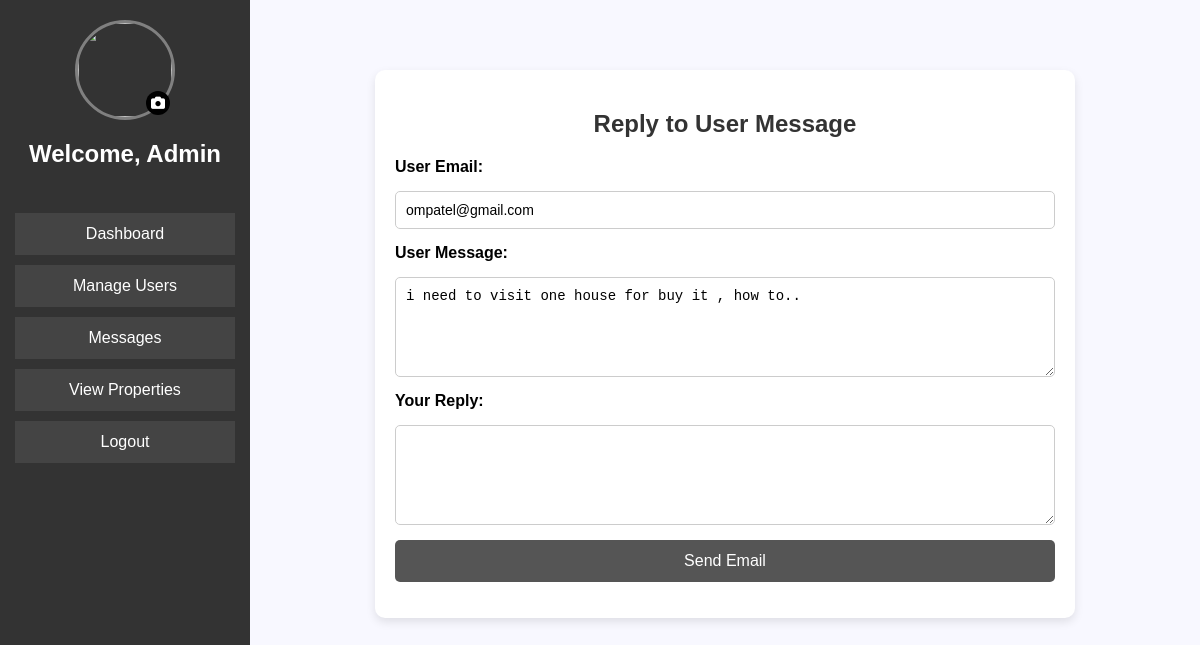
Screenshot of /admin/reply_message.php?message_id=5 (signed in) with the database file from the repository.
### tables this page shows
CREATE TABLE IF NOT EXISTS `messages` (
  `id` int NOT NULL AUTO_INCREMENT,
  `name` varchar(100) NOT NULL,
  `email` varchar(150) NOT NULL,
  `message` text NOT NULL,
  `submitted_at` datetime NOT NULL DEFAULT CURRENT_TIMESTAMP,
  `user_id` varchar(20) NOT NULL,
  PRIMARY KEY (`id`),
  KEY `fk_messages_user` (`user_id`)
);

### admin/reply_message.php (the view, shortened to what this page needs)
<?php
include "../components/connect.php";
$message_id = $_GET['message_id'];
$message_query = $conn->query("SELECT * FROM messages WHERE id='$message_id'");
$message_data = $message_query->fetch_assoc();
?>
<!DOCTYPE html>
<html>
<head>
    <link rel="stylesheet" type="text/css" href="../css/admin.css">
    <link rel="stylesheet" href="https://cdnjs.cloudflare.com/ajax/libs/font-awesome/6.4.2/css/all.min.css">
</head>
<body>
    <div class="admin-container">
        <?php include "admin_sidebar.php"; ?>
        <div class="content">
            <div class="email-form">
            <h2>Reply to User Message</h2>
            <form method="post">
                <label>User Email:</label>
                <input type="email" name="email" value="<?php echo $message_data['email']; ?>" readonly>
                <label>User Message:</label>
                <textarea readonly><?php echo $message_data['message']; ?></textarea>
                <label>Your Reply:</label>
                <textarea name="reply" required></textarea>
                <button type="submit">Send Email</button>
            </form>
            </div>
        </div>
    </div>
</body>
</html>

### css/admin.css (style rules this page uses)
body { font-family: Arial, sans-serif; margin: 0; padding: 0; background-color: #f4f4f4; }
* { box-sizing: border-box; }
.admin-container { display: flex; min-height: 100vh; overflow: hidden; }
.content { flex-grow: 1; margin-left: 250px; height: 100vh; padding: 20px; background: rgb(248, 248, 255); overflow-y: auto; }
.email-form { background: rgb(248, 248, 255); overflow-y: auto; max-width: 700px; margin: 50px auto; padding: 20px; background: #ffffff; border-radius: 10px; box-shadow: 0px 4px 10px rgba(0, 0, 0, 0.1); text-align: center; }
.email-form h2 { font-size: 24px; margin-bottom: 20px; color: #333; }
.email-form form { display: flex; flex-direction: column; gap: 15px; }
.email-form form label { font-size: 16px; font-weight: bold; text-align: left; }
.email-form form input[type="email"], textarea { width: 100%; padding: 10px; font-size: 14px; border: 1px solid #ccc; border-radius: 5px; }
.email-form form textarea { min-height: 100px; resize: vertical; }
.email-form form button { background: #555; color: white; font-size: 16px; padding: 12px; border: none; border-radius: 5px; cursor: pointer; transition: 0.3s; }

### rows the page displays
messages: email "ompatel@gmail.com", message "i need to visit one house for buy it , how to.."
